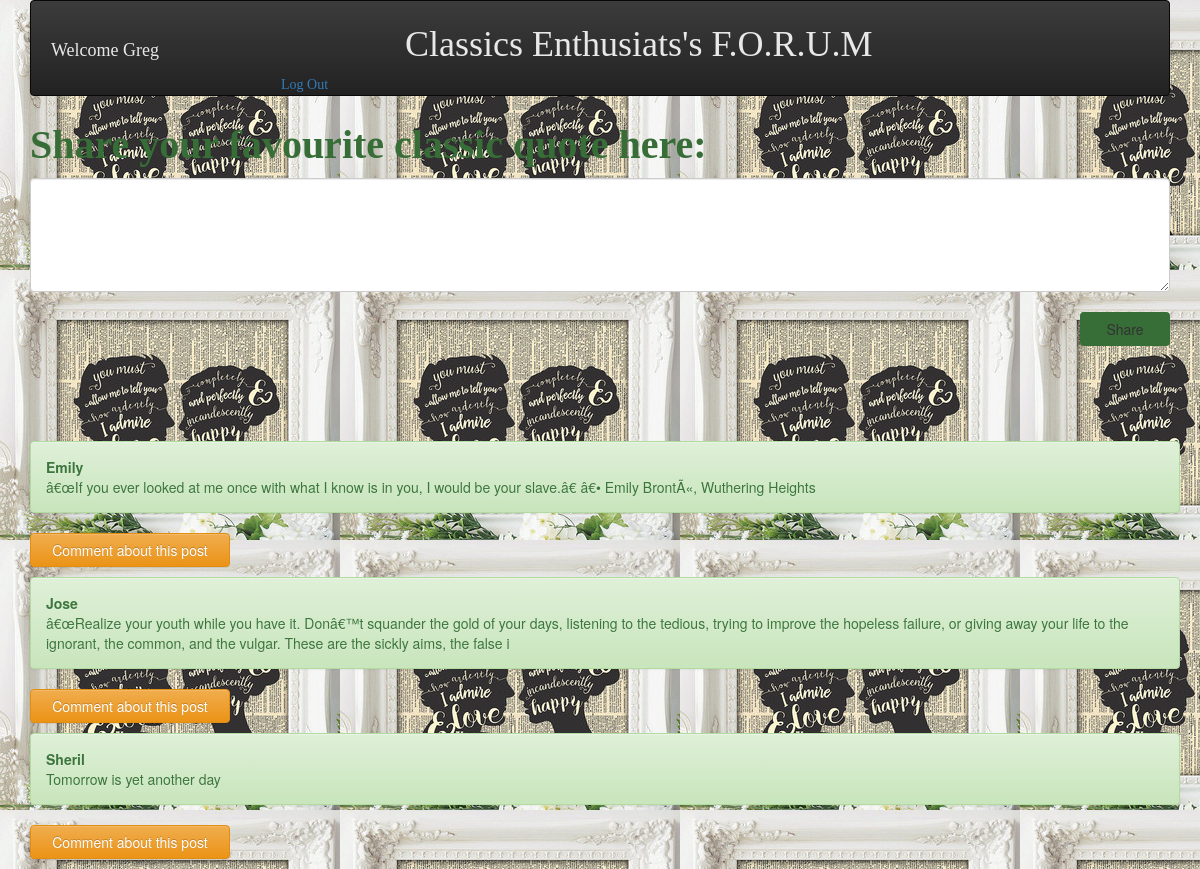
The app's page /wall.php (signed in) with its own data.
### tables this page shows
CREATE TABLE `messages` (
  `id` int(11) NOT NULL AUTO_INCREMENT,
  `message` varchar(255) DEFAULT NULL,
  `created_at` datetime DEFAULT CURRENT_TIMESTAMP,
  `updated_at` datetime DEFAULT CURRENT_TIMESTAMP,
  `users_id` int(11) NOT NULL,
  PRIMARY KEY (`id`),
  KEY `fk_messages_users_idx` (`users_id`),
  CONSTRAINT `fk_messages_users` FOREIGN KEY (`users_id`) REFERENCES `users` (`id`) ON DELETE NO ACTION ON UPDATE NO ACTION
);

CREATE TABLE `users` (
  `id` int(11) NOT NULL AUTO_INCREMENT,
  `first_name` varchar(45) DEFAULT NULL,
  `last_name` varchar(45) DEFAULT NULL,
  `email` varchar(45) DEFAULT NULL,
  `password` varchar(45) DEFAULT NULL,
  `created_at` datetime DEFAULT CURRENT_TIMESTAMP,
  `updated_at` datetime DEFAULT CURRENT_TIMESTAMP,
  PRIMARY KEY (`id`)
);

### connection.php (called while the page is built, shortened)
<?php
$connection = mysqli_connect(DB_HOST, DB_USER, DB_PASS, DB_DATABASE);
function fetch($query)
{
	global $connection;
	$result = mysqli_query($connection, $query);
	$rows = array();
	foreach($result as $row) {
		$rows[] = $row;
	}
	return $rows;
}
?>

### wall.php (the view, shortened to what this page needs)
<?php
require_once('connection.php');
?>
<html>
  <head>
    <link rel="stylesheet" href="styles.css">
    <link rel="stylesheet" href="https://maxcdn.bootstrapcdn.com/bootstrap/3.3.7/css/bootstrap.min.css">
    <link rel="stylesheet" href="https://maxcdn.bootstrapcdn.com/bootstrap/3.3.7/css/bootstrap-theme.min.css">
  </head>
  <body>
    <div class="container">
        <nav class="navbar navbar-inverse bg-inverse">
          <div class="welcome-wall">
          <h4>Welcome <?php echo $_SESSION['first_name'] ?></h4>
        </div>
        <div class="title-wall">
          <h1>Classics  Enthusiats's F.O.R.U.M</h1>
        </div>
        <div class="logout-wall">
          <a href="process.php">Log Out</a>
        </div>
        </nav>
    <div class="form-group">
      <form action="process.php" method="post">
        <label for="textarea1" class="share-mind">Share your favourite classic quote here:</label>
        <textarea class="form-control" rows="5" name="content"></textarea>
        <br/>
        <button type="submit" class="btn">Share</button>
      </form>
    </div>
    <br/>
    <br/>
    <br/>
    <br/>
    <?php
      $query = "SELECT * FROM users
    			     LEFT JOIN messages
    			     ON messages.users_id=users.id
    			     ORDER BY messages.created_at DESC";
      $results = fetch($query);
      foreach ($results as $value) {
        if(strlen($value['message'])!=0)
          {
      ?>
      <div class="alert alert-success"id="post-alert">
        <strong><?php echo $value['first_name'] ;?></strong>
      <?php
        echo "<br/>";
        echo $value['message'];
        echo "<br/>";
      ?>
      </div>
      <button type="button" id="coll-button" class="btn btn-warning" data-toggle="collapse" data-target="#demo">Comment about this post </button>
    <?php
      }
      }
    ?>
    </div>
  </body>
</html>

### styles.css (style rules this page uses)
.alert-success { width: 532px; }
.welcome-wall { color : #e8e8e8; font-family: fantasy; margin-left : 20px; margin-top : 30px; width: 200px; display:inline-block; }
.title-wall { display:inline-block; color : #e8e8e8; font-family: fantasy; margin-left : 150px }
.logout-wall { display:inline-block; font-family: fantasy; margin-left : 250px; color : #e8e8e8; }
.share-mind { color : #376d37; font-size: 40px; font-family: fantasy; }
.btn { margin-left: 1050px; width: 90px; background-color:#376d37 }
#post-alert { width: 1150px; }
#coll-button { margin-left: 0px; margin-bottom: 10px; width: 200px }

### wall.php (style rules this page uses)
body { background-image: url("prides.jpg"); background-repeat: repeat; background-color: #cccccc; }

### records on screen
messages: users.first_name "Emily", message "â€œIf you ever looked at me once with what I know is in you, I would be your slave.â€ â€• Emily BrontÃ«, Wuthering Heights"
messages: users.first_name "Jose", message "â€œRealize your youth while you have it. Donâ€™t squander the gold of your days, listening to the tedious, trying to improve the hopeless failure, or giving away your life to the ignorant, the common, and the vulgar. These are the sickly aims, the false i"
messages: users.first_name "Sheril", message "Tomorrow is yet another day"

### other values on screen
$_SESSION['first_name'] "Greg"
